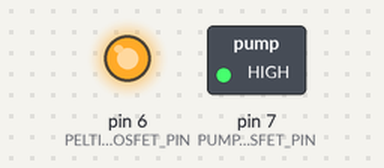
Simulated run of this sketch. Board: Arduino Uno, built with avr-gcc and run on an emulated ATmega328P. Parts: switched loads named in the sketch (green lamp = pin HIGH), output pins drawn as LEDs (lit = HIGH).

Above: at 1.0 s.
At 12.0 s:
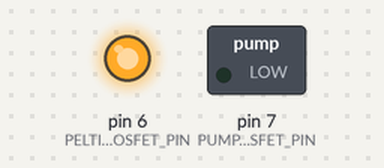
At 27.0 s:
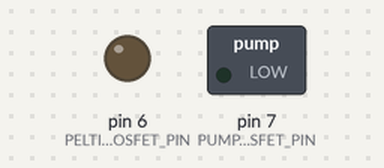
Timing chart, 0 to 41.6 s (numbered marks = the images above):
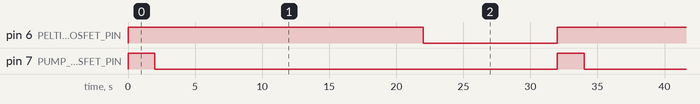

Measured:
- by itself, pin 6 (PELTIER_MOSFET_PIN): alternates HIGH for 22.0 s and LOW for 10.0 s
- by itself, pin 7 (PUMP_MOSFET_PIN): alternates HIGH for 2.0 s and LOW for 30.0 s
- by itself, everything shown: repeats every 32.0 s, in 3 steps

The sketch:

MOSFET-ON-OFF.ino
```cpp
const int PELTIER_MOSFET_PIN = 6;
const int PUMP_MOSFET_PIN = 7;

void setup() {
  pinMode(PELTIER_MOSFET_PIN, OUTPUT);
  pinMode(PUMP_MOSFET_PIN, OUTPUT);

  // 启动时先全部关闭
  digitalWrite(PELTIER_MOSFET_PIN, LOW);
  digitalWrite(PUMP_MOSFET_PIN, LOW);
}

void loop() {
  // Peltier 开启
  digitalWrite(PELTIER_MOSFET_PIN, HIGH);

  // 水泵开启 2 秒
  digitalWrite(PUMP_MOSFET_PIN, HIGH);
  delay(2000);

  // 水泵关闭
  digitalWrite(PUMP_MOSFET_PIN, LOW);

  // Peltier 继续运行 20 秒
  delay(20000);

  // Peltier 关闭
  digitalWrite(PELTIER_MOSFET_PIN, LOW);

  // 全部停止 10 秒
  delay(10000);
}
```
